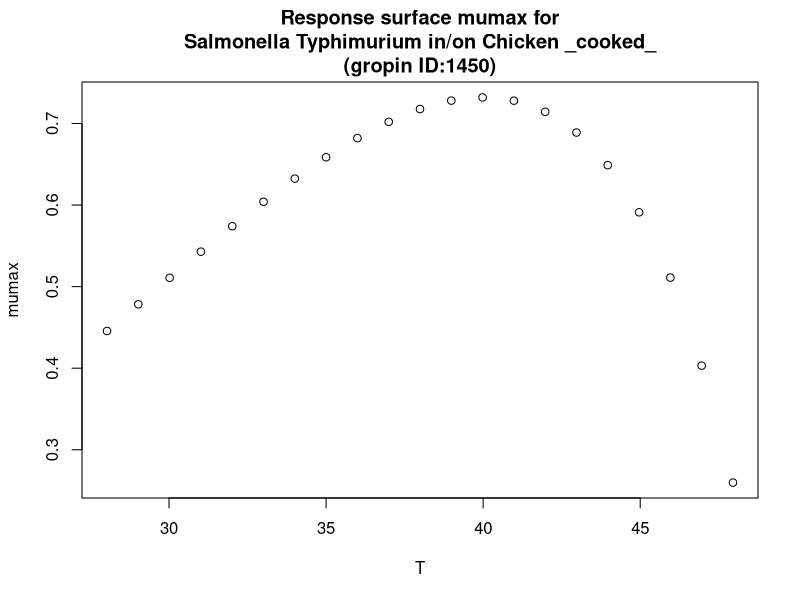

Recreate this plot in R.
#############################
# start of Parameter script
#############################
T <- seq(28.028,47.952047952048,length.out=21)
#############################
# end of Parameter script
#############################
############################# 
# start of Model script Gropin ID 1450 
#############################
 
# constant coefficients for this model
 
variables <- data.frame(T)
argumentsPar <- expand.grid(variables)
 
# heart of the model
response_surface <- function(T) {
   mumax <-0.7320*((T-49.26)*(T-5.699)^2)/((40.01-5.699)*((40.01-5.699)*(T-40.01)-(40.01-49.26)*(40.01+5.699-2*T)))

return(mumax=mumax)
} 

# output parameters
responseSurface <- cbind(argumentsPar,response_surface(argumentsPar['T']))
colnames(responseSurface) <- c(colnames(argumentsPar),'mumax')
#############################
# End of Model script
#############################
############################# 
# start of Visualisation script Gropin ID 1450 
#############################
plot(T,responseSurface$'mumax',xlab='T',
                          ylab='mumax',main='Response surface mumax for
Salmonella Typhimurium in/on Chicken _cooked_
(gropin ID:1450)')
#############################
# End of Visualisation script
#############################
